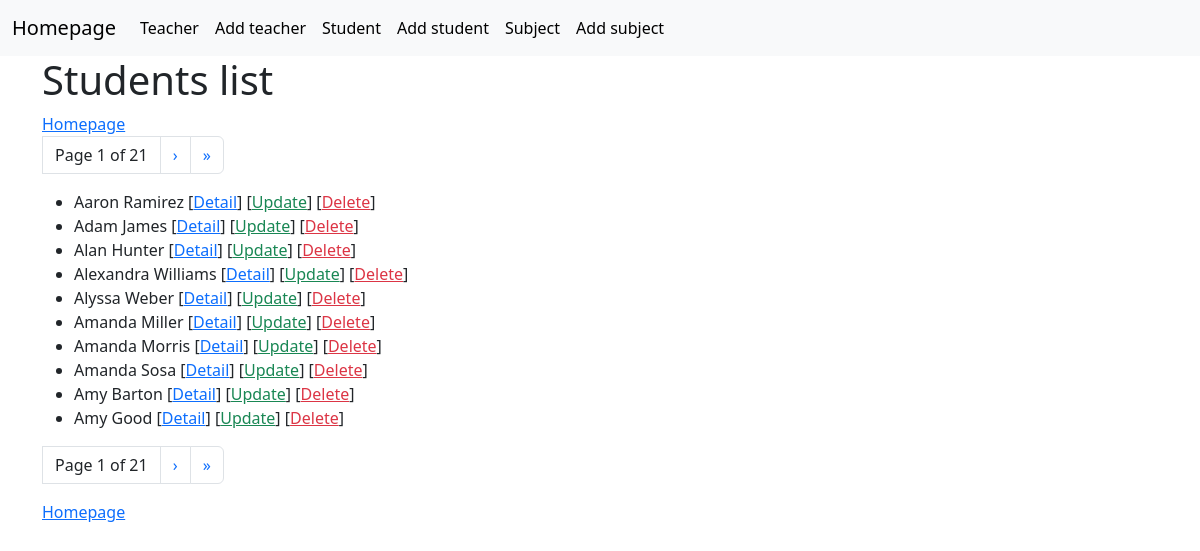
/first_app/student_list/, run on an earlier commit of the app's database.
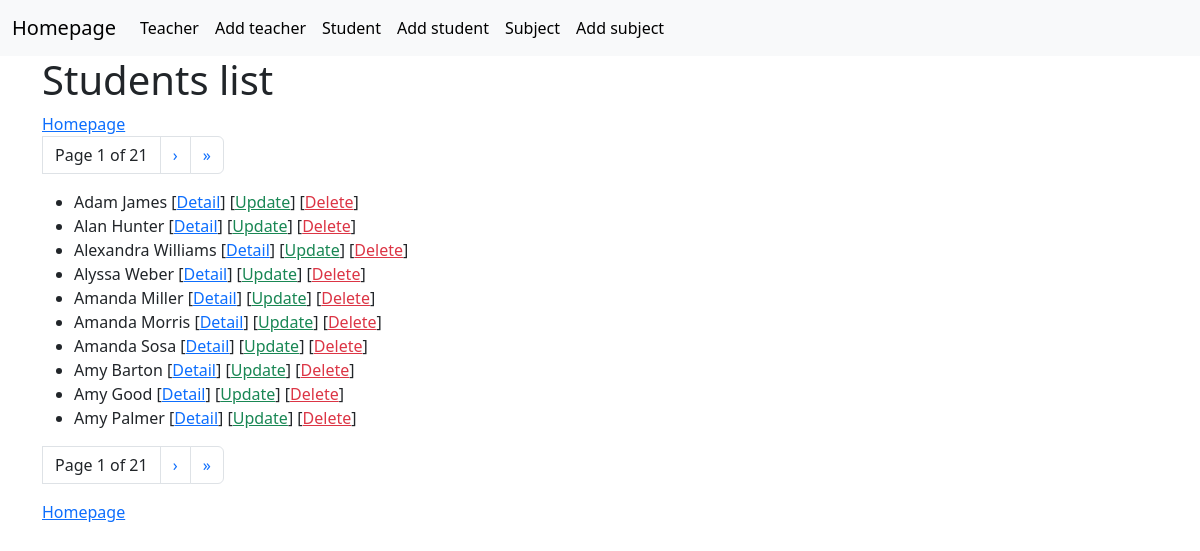
And on a later commit of the database.
### first_app/models.py (models this page shows)
class Student(models.Model):
    name = models.CharField(max_length=100)
    date_of_birth = models.DateField(null=True, blank=True)
    weight = models.IntegerField()

### first_app/views.py (the view)
# urls.py: path('student_list/', views.StudentListView.as_view(), name='student_list'),
class StudentListView(ListView):
    model = Student  # Connected to Models Student
    queryset = Student.objects.order_by('name')  # Result ordered by name
    context_object_name = 'students'  # default object_list now students
    paginate_by = 10 # 10 per page in ListView

### first_app/templates/first_app/student_list.html (shortened to what this page needs)
{% extends 'base.html' %}
{% block content %}
    <h1>Students list</h1>
    <a href="{% url 'first_app:home' %}">Homepage</a>
    <ul class="pagination">
        <li class="page-link text-dark">
           Page {{ page_obj.number }} of {{ page_obj.paginator.num_pages }}
        </li>
        {% if page_obj.has_next %}
            <li class="page-item">
                <a class="page-link" href="?page={{ page_obj.next_page_number }}">&rsaquo;</a>
            </li>
            <li class="page-item">
                <a class="page-link" href="?page={{ page_obj.paginator.num_pages }}">&raquo;</a>
            </li>
        {% endif %}
    </ul>
    <ul>
        {% for student in students %}
            <li>
                {{ student.name }}
                [<a href="/first_app/student_detail/{{ student.id }}">Detail</a>]
                [<a href="/first_app/student_update/{{ student.id }}" class="text-success">Update</a>]
                [<a href="/first_app/student_delete/{{ student.id }}" class="text-danger">Delete</a>]
            </li>
        {% endfor %}
    </ul>
    <ul class="pagination">
        <li class="page-link text-dark">
           Page {{ page_obj.number }} of {{ page_obj.paginator.num_pages }}
        </li>
        {% if page_obj.has_next %}
            <li class="page-item">
                <a class="page-link" href="?page={{ page_obj.next_page_number }}">&rsaquo;</a>
            </li>
            <li class="page-item">
                <a class="page-link" href="?page={{ page_obj.paginator.num_pages }}">&raquo;</a>
            </li>
        {% endif %}
    </ul>
    <a href="{% url 'first_app:home' %}">Homepage</a>
{% endblock %}

What changed in the data, as far as the page shows it:
removed Student: name "Aaron Ramirez"
now on this page (row unchanged): Student: name "Amy Palmer"
